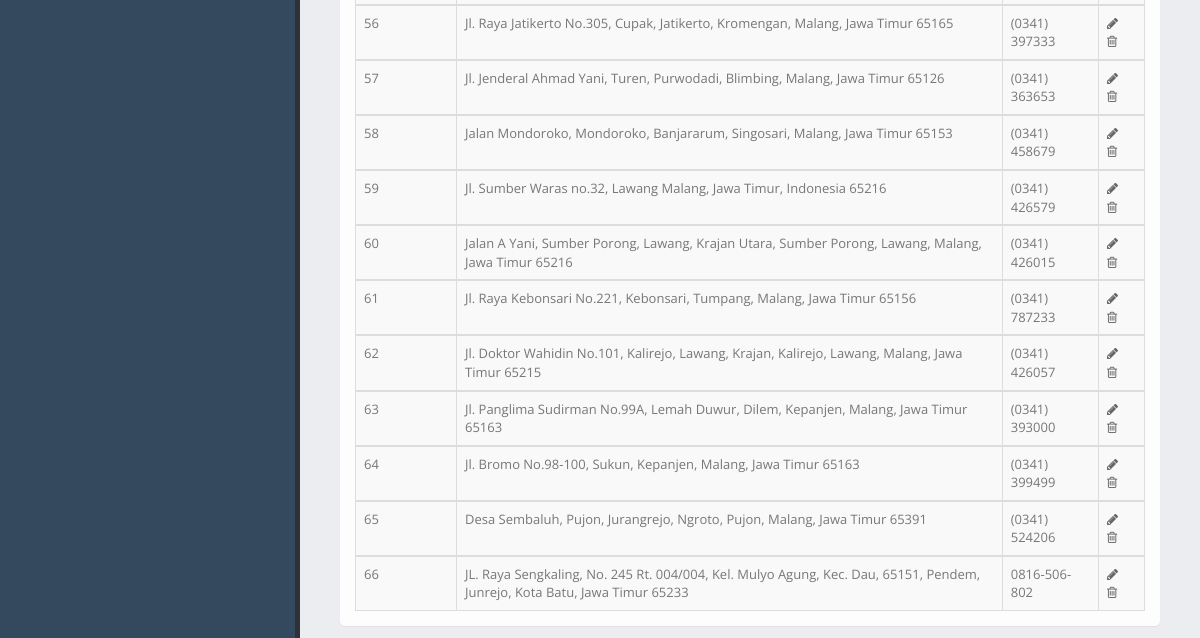
The page /admin/E-inap/EinapView.php (lower part) on the database as committed earlier.
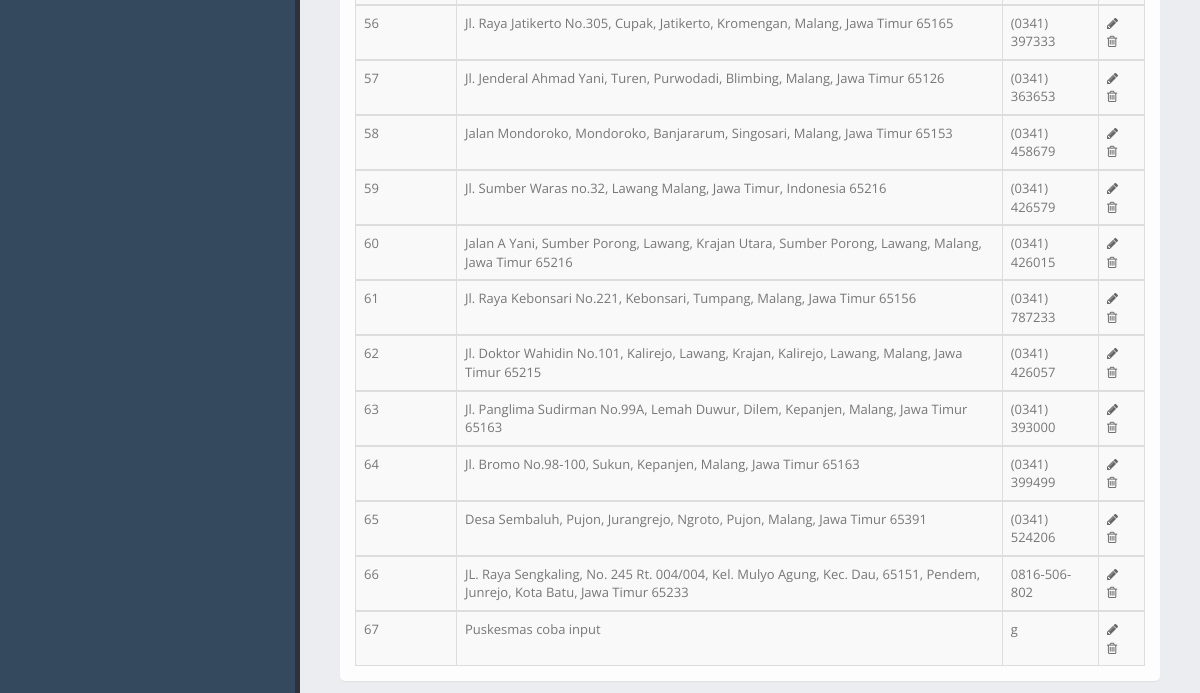
The same page on the database as committed later.
### tables this page shows
CREATE TABLE `einap` (
  `DT_RowId` int(11) NOT NULL,
  `Alamat` text NOT NULL,
  `Telp` varchar(15) NOT NULL,
  `NamaRS` varchar(100) NOT NULL
);

### admin/E-inap/EinapView.php (the view, shortened to what this page needs)
<!doctype html>
<html class="fixed">
	<head>
		<link rel="stylesheet" href="../assets/vendor/bootstrap/css/bootstrap.css" />
		<link rel="stylesheet" href="../assets/vendor/font-awesome/css/font-awesome.css" />
		<link rel="stylesheet" href="../assets/vendor/magnific-popup/magnific-popup.css" />
		<link rel="stylesheet" href="../assets/vendor/bootstrap-datepicker/css/datepicker3.css" />
		<link rel="stylesheet" href="../assets/vendor/jquery-ui/css/ui-lightness/jquery-ui-1.10.4.custom.css" />
		<link rel="stylesheet" href="../assets/vendor/bootstrap-multiselect/bootstrap-multiselect.css" />
		<link rel="stylesheet" href="../assets/vendor/morris/morris.css" />
		<link rel="stylesheet" href="../assets/stylesheets/theme.css" />
		<link rel="stylesheet" href="../assets/stylesheets/skins/default.css" />
		<link rel="stylesheet" href="../assets/stylesheets/theme-custom.css">
	</head>
	<body>
		<section class="body">
			<div class="inner-wrapper">
				<aside id="sidebar-left" class="sidebar-left">
				</aside>
				<section role="main" class="content-body">
						<section class="panel">
							<div class="panel-body">
								<table class="table table-bordered table-striped mb-none" id="datatable-editable">
									<?php
									include '../../db/koneksi.php';
									$data = mysqli_query($koneksi,"select * from einap");
									while($d = mysqli_fetch_array($data)){
									?>
									<tbody>
										<tr class="gradeX">
											<td><?php echo $d['DT_RowId']; ?></td>
											<td><?php echo $d['Alamat']; ?></td>
											<td><?php echo $d['Telp']; ?></td>
											<td class="actions">
									<a href="EinapEdit.php?id=<?php echo $d['id']; ?>" class="on-default edit-row"><i class="fa fa-pencil"></i></a>
									<a href="EinapHapus.php?id=<?php echo $d['id']; ?>" class="on-default remove-row"><i class="fa fa-trash-o"></i></a>
											</td>
										</tr>
									</tbody>
									<?php
									}
									?>
								</table>
							</div>
						</section>
				</section>
	</body>
</html>

Rows that differ between the two databases and show on the page:
added einap: DT_RowId "67", Alamat "Puskesmas coba input", Telp "g"
